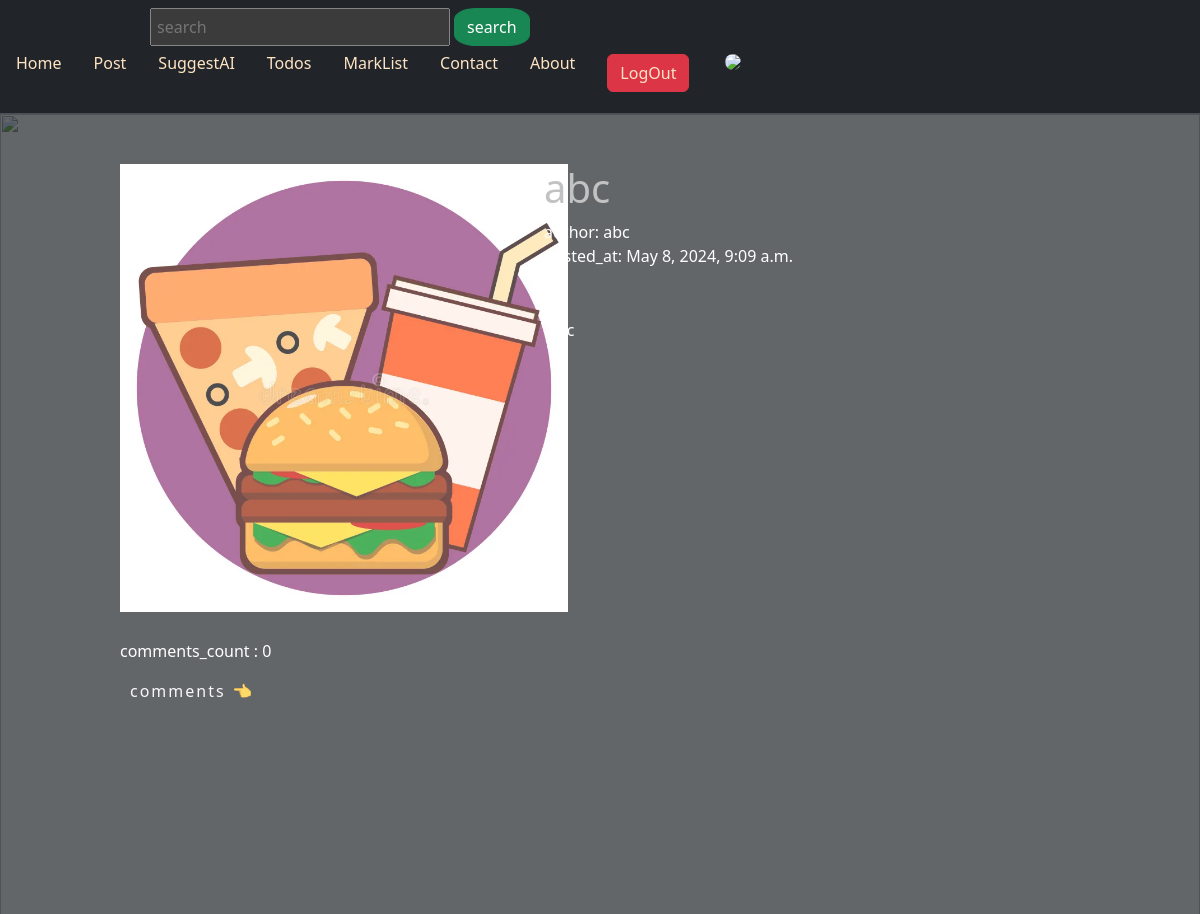
The page /post/abc (signed in) on the database its author committed.
### posts/models.py (models this page shows, shortened)
class Post(models.Model):
    postId = models.AutoField(primary_key=True)
    title=models.CharField(max_length=250)
    subject=models.CharField(max_length=200)
    author=models.CharField(max_length=200)
    descriptions=models.TextField()
    url=models.CharField(max_length=150)
    image=models.ImageField(upload_to='post/')
    category = models.ForeignKey(Category, on_delete=models.CASCADE)
    created_at=models.DateTimeField(auto_now_add=True)
    def comment_count(self):
        return self.comment_set.all().count()
    def comments(self):
        return self.comment_set.all()

### authentication/middlewares.py (the view)
    def wrapped_view(request, *args, **kwargs):
        if request.user.is_authenticated == False:
            return redirect('authentication:signUp')
        return view_function(request, *args, **kwargs)

### posts/forms.py
class CommentForm(forms.ModelForm):
    comment =forms.CharField(label='',widget=forms.TextInput(attrs={'placeholder':'comment here...'}))
    class Meta:
        model = Comment
        fields = ('comment',)

### posts/views.py (called while the page is built)
@auth
def blog_page(request, url):
    post= Post.objects.get(url=url)
    if request.method == 'POST':
        comment_form =CommentForm(request.POST)
        if comment_form.is_valid():
            instance= comment_form.save(commit=False)
            instance.commented_on = post
            instance.save()
            return redirect('posts:blog_page', url=post.url)
    else:
        comment_form=CommentForm()
    context ={
        'post':post,
        'comment_form':comment_form,
    }
    return render(request, 'posts/blog_page.html', context )

### posts/templates/posts/blog_page.html (shortened to what this page needs)
{% extends "posts/base_layout.html" %}
{%load crispy_forms_tags %}
{% load static %}
{% block content %}
    <link rel="stylesheet" href="{% static 'posts/css/accordian.css' %}">
    <div class="bg-dark text-white" style="min-height: 100vh; opacity:70% ;">
        <section style="display: flex; column-gap: 100px; padding-left: 10%; padding-top: 50px;">
            <div style="width: 30%;">
            {% if post.image %}
                <img src="{{ post.image.url }}" alt="{{ post.title }} Image"
                    style="height:28rem; object-fit:contain;"
                >
            {% else %}
                <p></p>
            {% endif %}
            </div>
            <div style="width:65%;">
                <h1 style=" color: darkgrey;">{{post.title}}</h1>
                <div>
                    <div>author: {{post.author}}</div>
                    <div>posted_at: {{post.created_at}} </div>
                </div>
                <div style="margin-top: 50px; letter-spacing: 2px; max-width: 80%;">
                    {{post.descriptions}}
                </div>
            </div>
        </section>
        <section style="margin-left: 10%; margin-top: 30px;">
            <h6>comments_count : {{post.comment_count}}</h6>
            <div id="accordion" style="width: 70%;">
                <div class="accordion-item">
                    <div class="accordion-header" style="letter-spacing: 2px;">comments 👈</div>
                </div>
            </div>
        </section>
    </div>
{% endblock %}

### posts/static/posts/css/accordian.css (style rules this page uses)
.accordion-item { margin-bottom: 10px; }
.accordion-header { cursor: pointer; padding: 10px; color:whitesmoke }

### rows shown on the page
Post: image (picture), title "abc", author "abc", created_at "May 8, 2024, 9:09 a.m.", descriptions "abc", comment_count "0"
